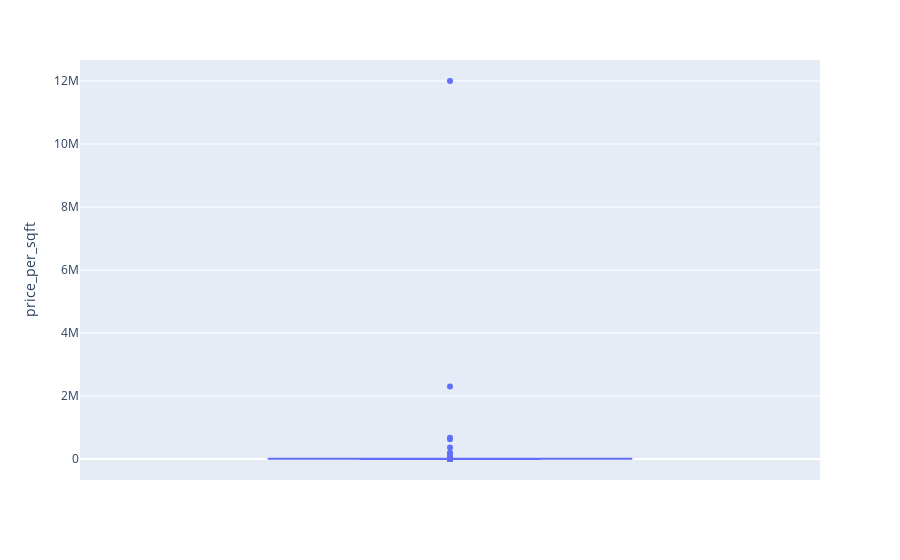

Notebook cell for this chart:
### Markdown cell above
#### the distribution of price tends to be skewed

### Code cell
import plotly.express as px
fig = px.box(df, y="price_per_sqft",)
fig.show()

### Figure 1 — Plotly figure (JSON) as saved in the notebook; plotly's stock layout.template omitted (floating-point values rounded to 4 significant figures; data arrays with more than 128 entries replaced by an {"elided": "..."} marker saying what was removed)
{"data": [{"alignmentgroup": "True", "hovertemplate": "price_per_sqft=%{y}<extra></extra>", "legendgroup": "", "marker": {"color": "#636efa"}, "name": "", "notched": false, "offsetgroup": "", "orientation": "v", "showlegend": false, "type": "box", "x0": " ", "xaxis": "x", "y": {"elided": "13200 int values"}, "y0": " ", "yaxis": "y"}], "layout": {"boxmode": "group", "legend": {"tracegroupgap": 0}, "margin": {"t": 60}, "xaxis": {"anchor": "y", "domain": [0, 1]}, "yaxis": {"anchor": "x", "domain": [0, 1], "title": {"text": "price_per_sqft"}}}}
